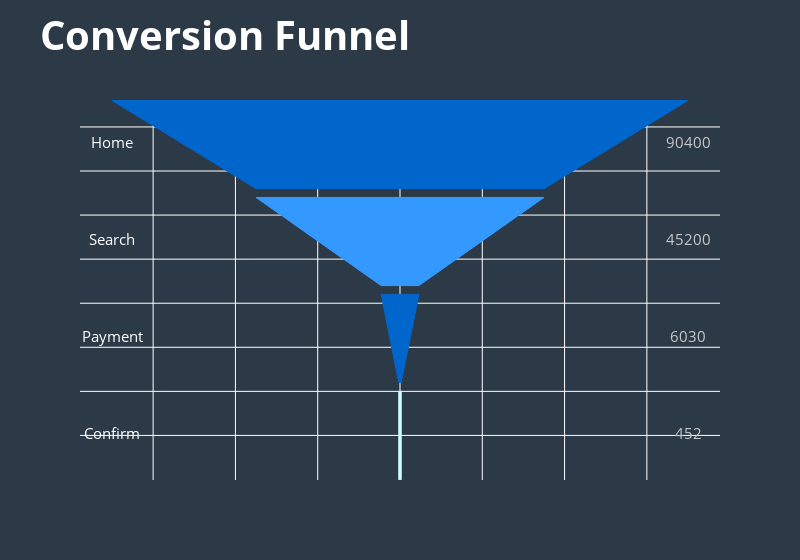

This figure's notebook cell:
### Markdown cell above
# Step 2 : Creating a funnel convertion visualization with plotly

### Code cell
# chart stages data
values = [90400, 45200, 6030, 452]
phases = ['Home', 'Search', 'Payment', 'Confirm']


# color of each funnel section
colors = ['rgb(0, 102, 204)', 'rgb(51, 153, 255)', 'rgb(0, 102, 204)', 'rgb(204, 255, 255)']


n_phase = len(phases)
plot_width = 700


# height of a section and difference between sections 
section_h = 100
section_d = 10


# multiplication factor to calculate the width of other sections
unit_width = plot_width / max(values)


# width of each funnel section relative to the plot width
phase_w = [int(value * unit_width) for value in values]


# plot height based on the number of sections and the gap in between them
height = section_h * n_phase + section_d * (n_phase - 1)


# list containing all the plot shapes
shapes = []


# list containing the Y-axis location for each section's name and value text
label_y = []


for i in range(n_phase):
        if (i == n_phase-1):
                points = [phase_w[i] / 2, height, phase_w[i] / 2, height - section_h]
        else:
                points = [phase_w[i] / 2, height, phase_w[i+1] / 2, height - section_h]


        path = 'M {0} {1} L {2} {3} L -{2} {3} L -{0} {1} Z'.format(*points)


        shape = {
                'type': 'path',
                'path': path,
                'fillcolor': colors[i],
                'line': {
                    'width': 1,
                    'color': colors[i]
                }
        }
        shapes.append(shape)
        
        # Y-axis location for this section's details (text)
        label_y.append(height - (section_h / 2))


        height = height - (section_h + section_d)
        
# For phase names
label_trace = go.Scatter(
    x=[-350]*n_phase,
    y=label_y,
    mode='text',
    text=phases,
    textfont=dict(
        color='rgb(255, 255, 255)',
        size=15
    )
)
 
# For phase values
value_trace = go.Scatter(
    x=[350]*n_phase,
    y=label_y,
    mode='text',
    text=values,
    textfont=dict(
        color='rgb(200,200,200)',
        size=15
    )
)


data = [label_trace, value_trace]
 
layout = go.Layout(
    title="<b>Conversion Funnel</b>",
    titlefont=dict(
        size=40,
        color='rgb(255, 255, 255)'
    ),
    shapes=shapes,
    height=560,
    width=800,
    showlegend=False,
    paper_bgcolor='rgba(44,58,71,1)',
    plot_bgcolor='rgba(44,58,71,1)',
    xaxis=dict(
        showticklabels=False,
        zeroline=False,
    ),
    yaxis=dict(
        showticklabels=False,
        zeroline=False
    )
)
 
fig = go.Figure(data=data, layout=layout)
iplot(fig)

### Figure 1 — Plotly figure (JSON) as saved in the notebook; plotly's stock layout.template omitted (floating-point values rounded to 4 significant figures)
{"data": [{"mode": "text", "text": ["Home", "Search", "Payment", "Confirm"], "textfont": {"color": "rgb(255, 255, 255)", "size": 15}, "type": "scatter", "x": [-350, -350, -350, -350], "y": [380, 270, 160, 50]}, {"mode": "text", "text": ["90400", "45200", "6030", "452"], "textfont": {"color": "rgb(200,200,200)", "size": 15}, "type": "scatter", "x": [350, 350, 350, 350], "y": [380, 270, 160, 50]}], "layout": {"height": 560, "paper_bgcolor": "rgba(44,58,71,1)", "plot_bgcolor": "rgba(44,58,71,1)", "shapes": [{"fillcolor": "rgb(0, 102, 204)", "line": {"color": "rgb(0, 102, 204)", "width": 1}, "path": "M 350.0 430 L 175.0 330 L -175.0 330 L -350.0 430 Z", "type": "path"}, {"fillcolor": "rgb(51, 153, 255)", "line": {"color": "rgb(51, 153, 255)", "width": 1}, "path": "M 175.0 320 L 23.0 220 L -23.0 220 L -175.0 320 Z", "type": "path"}, {"fillcolor": "rgb(0, 102, 204)", "line": {"color": "rgb(0, 102, 204)", "width": 1}, "path": "M 23.0 210 L 1.5 110 L -1.5 110 L -23.0 210 Z", "type": "path"}, {"fillcolor": "rgb(204, 255, 255)", "line": {"color": "rgb(204, 255, 255)", "width": 1}, "path": "M 1.5 100 L 1.5 0 L -1.5 0 L -1.5 100 Z", "type": "path"}], "showlegend": false, "title": {"font": {"color": "rgb(255, 255, 255)", "size": 40}, "text": "<b>Conversion Funnel</b>"}, "width": 800, "xaxis": {"showticklabels": false, "zeroline": false}, "yaxis": {"showticklabels": false, "zeroline": false}}}
